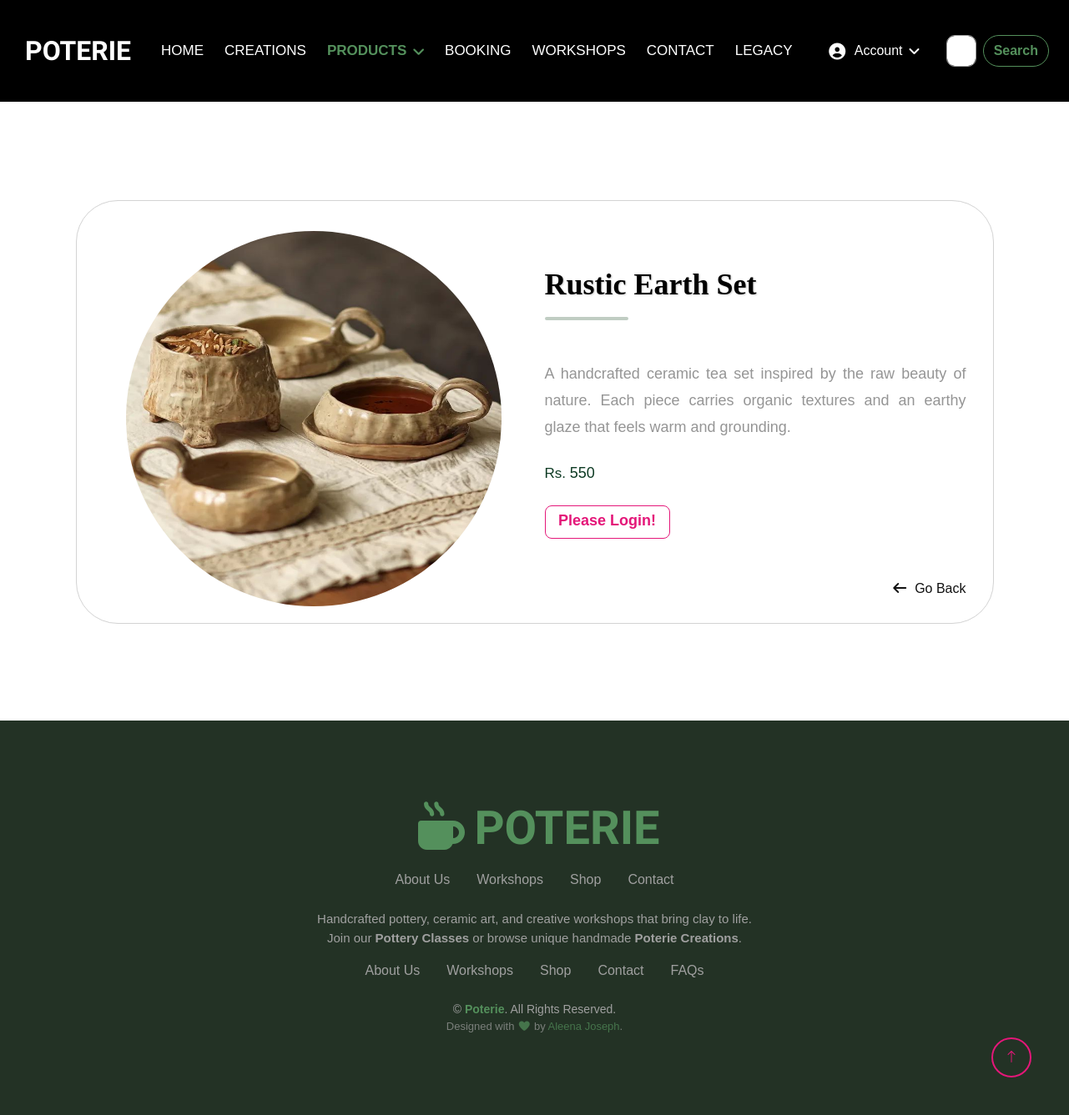
Screenshot of /PoteriaSite/Singleproductpage/1/ with the database file from the repository.
### Myapp/models.py (models this page shows, shortened)
class potterydb(models.Model):
    Pottery_name=models.CharField(max_length=30,null=True,blank=True)
    Pottery_category=models.CharField(max_length=30,null=True,blank=True)
    Pottery_price=models.IntegerField(null=True,blank=True)
    Pottery_description=models.TextField(null=True,blank=True)
    Pottery_image=models.ImageField(upload_to="Pottery Images",null=True,blank=True)

### webapp/views.py (the view)
# urls.py: path('Singleproductpage/<int:pottery_id>/', views.Singleproductpage, name="Singleproductpage"),
def Singleproductpage(request, pottery_id):
    cart_count = 0
    uname = request.session.get('username')
    if uname:
        cart_count = Cartdb.objects.filter(Singlepottery_username=uname).count()
    pottery = potterydb.objects.get(id=pottery_id)
    product = productdb.objects.all()
    return render(request, "singleproduct.html", {'pottery': pottery, 'product': product, 'cart_count': cart_count})

### webapp/templates/singleproduct.html (shortened to what this page needs)
<!DOCTYPE html>
<html lang="en">
{% load static %}
<head>
    <link href="https://cdnjs.cloudflare.com/ajax/libs/font-awesome/7.0.0/css/all.min.css" rel="stylesheet">
    <link href="https://cdn.jsdelivr.net/npm/bootstrap-icons@1.4.1/font/bootstrap-icons.css" rel="stylesheet">
    <link href="{% static 'website/lib/animate/animate.min.css' %}" rel="stylesheet">
    <link href="{% static 'website/lib/lightbox/css/lightbox.min.css' %}" rel="stylesheet">
    <link href="{% static 'website/lib/owlcarousel/assets/owl.carousel.min.css' %}" rel="stylesheet">
    <link href="{% static 'website/css/bootstrap.min.css' %}" rel="stylesheet">
    <link href="{% static 'website/css/style.css' %}" rel="stylesheet">
</head>
<body style="background-color:white;">
<div class="container-fluid p-0 ">
    <nav class="navbar navbar-expand-lg" style="background-color:rgb(0,0,0);">
        <a href="{% url 'Homepage' %}" class="navbar-brand ms-4 ms-lg-0 d-flex align-items-center">
            <h2 class="mb-0 text-uppercase"
                style="color: white; font-weight: bold; margin-left:30px; margin-right:20px;">Poterie</h2>
        </a>
        <div class="collapse navbar-collapse" id="navbarCollapse">
            <div class="navbar-nav mx-auto p-4 p-lg-0">
                <a href="{% url 'Homepage' %}"
                   class="nav-item nav-link {% if request.resolver_match.url_name == 'Homepage' %}active{% endif %}">Home</a>
                <a href="{% url 'Creationpage' %}"
                   class="nav-item nav-link {% if request.resolver_match.url_name == 'Creationpage' %}active{% endif %}">Creations</a>
                <div class="nav-item dropdown">
                    <a href="#" class="nav-link dropdown-toggle text-white active"
                       data-bs-toggle="dropdown">Products</a>
                </div>
                <a href="{% url 'Bookingpage' %}"
                   class="nav-item nav-link text-white {% if request.resolver_match.url_name == 'Bookingpage' %}active{% endif %}">Booking</a>
                <a href="{% url 'Workshoppage' %}"
                   class="nav-item nav-link text-white {% if request.resolver_match.url_name == 'Workshoppage' %}active{% endif %}">Workshops</a>
                <a href="{% url 'Contactpage' %}"
                   class="nav-item nav-link text-white {% if request.resolver_match.url_name == 'Contactpage' %}active{% endif %}">Contact</a>
                <a href="{% url 'Legacygpage' %}"
                   class="nav-item nav-link text-white {% if request.resolver_match.url_name == 'Legacygpage' %}active{% endif %}">Legacy</a>
            </div>
            {% if request.session.username %}
            <div class="nav-item dropdown me-3">
                <a href="#" class="nav-link dropdown-toggle text-white d-flex align-items-center"
                   data-bs-toggle="dropdown">
                    <i class="fas fa-user-circle fa-lg me-2"></i>Welcome, {{ request.session.username }} </a>
                <div class="dropdown-menu dropdown-menu-end m-0">
                    <a href="{% url 'Cartpage' %}"
                       class="dropdown-item {% if request.resolver_match.url_name == 'Cartpage' %}active{% endif %}">
                        Your Cart({{cart_count}})</a>
                    <a href="{% url 'logout' %}" class="dropdown-item">Logout </a>
                </div>
            </div>
            {% else %}
            <div class="nav-item dropdown me-3">
                <a href="#" class="nav-link dropdown-toggle text-white d-flex align-items-center"
                   data-bs-toggle="dropdown">
                    <i class="fas fa-user-circle fa-lg me-2"></i>Account
                </a>
            </div>
            {% endif %}
            <form class="d-flex me-4" role="search">
                <input class="form-control me-2" type="search" placeholder="Search" aria-label="Search">
                <button class="btn btn-outline-success" type="submit">Search</button>
            </form>
        </div>
    </nav>
</div>
<div class="container-fluid main_wrapper" style="margin-top:124px;">
    <div class="container mt-5 mb-5" style="padding: 20px; ">
        <div class="container-fluid mt-5 mb-5 d-flex"
             style="border:1px solid lightgrey; border-radius:50px; align-items:center; padding:20px; background-color:rgb(255,255,255,0.2); width:auto;">
            <div class="container-fluid mt-3 text-center">
                <img src="{{pottery.Pottery_image.url}}" alt="Clay Pot" width="450px" height="450px"
                     style="border-radius:1000px;">
            </div>
            <div class="container productbox" style="margin-top:50px; color:rgb(14, 59, 36); max-width:600px;">
                <h2
                        style="font-family:'Georgia', serif; font-weight:bold; font-size:36px; margin-bottom:15px; text-shadow:1px 1px 2px #ccc; color:Black; margin-bottom:0px;">
                    {{pottery.Pottery_name}}
                    <hr style="width:100px; border:2px solid #093d14; border-radius:20px; text-align:center;"
                        class="mb-5">
                </h2>
                <p style="font-size:18px; line-height:1.8; margin-bottom:25px; text-align:justify; color:#959595;">
                    {{pottery.Pottery_description}}
                <div style="font-size:17px; margin-bottom:25px;">
                    Rs. <span style="font-size:18px;">{{pottery.Pottery_price}}</span>
                </div>
                </p>
                {% if request.session.username %}
                <form action="{% url 'savecart' %}" method="post">
                    {% csrf_token %}
                    <input type="number" min="1" max="10" class="form-control mb-3 mt-3" style="width:175px;"
                           placeholder="quantity" value="0" name="singlepottery_quantity" id="singlepottery_quantity">
                    <input type="text" class="form-control mb-3 mt-3" style="width:175px;" placeholder="Rs "
                           name="singlepottery_total" id="singlepottery_total">
                    <input type="hidden" class="form-control mb-3 mt-3" placeholder="Product Name"
                           name="singlepottery_name" value="{{pottery.Pottery_name}}">
                    <input type="hidden" class="form-control mb-3 mt-3" placeholder="Price" name="singlepottery_price"
                           value="{{pottery.Pottery_price}}" id="singlepottery_price">
                    <input type="hidden" class="form-control mb-3 mt-3" placeholder="Username"
                           name="singlepottery_username" value="{{request.session.username}}">
                    <div style="display:flex; justify-content:justify; gap:25px;" class="mb-5 ">
                        <button type="submit" class="btn btn-primary btn-sm"
                                style="border-radius:8px; width:150px; height:40px; font-size:18px;">Add to Cart
                        </button>
                        <a href="{% url 'Checkoutpage' %}" class="btn btn-outline-success btn-sm"
                           style="border-radius:8px; width:150px; height:40px; font-size:18px;">Checkout</a>
                    </div>
                    {% else %}
                    <div style="display:flex; justify-content:justify; gap:25px;" class="mb-5 ">
                        <a href="{% url 'userlogin' %}" class="btn btn-outline-primary btn-sm"
                           style="border-radius:8px; width:150px; height:40px; font-size:18px;">Please Login!</a>
                    </div>
                    {% endif %}
                <div style="text-align:right;">
                    <a href="{% url 'Categorypage' product_name=pottery.Pottery_category %}"
                       class="btn-accent-arrow mb-5">
                        <i class="fas fa-arrow-left me-2"></i>Go Back
                    </a>
                </div>
            </div>
        </div>
    </div>
</div>
<div class="container-fluid text-light footer py-5" style="background-color: rgb(35, 50, 37);"
     data-wow-delay="0.1s">
    <div class="container text-center py-5">
        <a href="{% url 'Homepage' %}">
            <h1 class="display-4 mb-3 text-uppercase" style="color: rgb(84, 144, 92); font-weight: 800;">
                <i class="fa-solid fa-mug-hot me-2"></i>Poterie
            </h1>
        </a>
        <div class="d-flex justify-content-center flex-wrap mb-4">
            <a href="{% url 'Homepage' %}" class="text-light mx-3" style="text-decoration: none;">About Us</a>
            <a href="{% url 'Workshoppage' %}" class="text-light mx-3" style="text-decoration: none;">Workshops</a>
            <a href="{% url 'Creationpage' %}" class="text-light mx-3" style="text-decoration: none;">Shop</a>
            <a href="{% url 'Contactpage' %}" class="text-light mx-3" style="text-decoration: none;">Contact</a>
        </div>
        <p class="mb-3" style="font-size: 15px;">
            Handcrafted pottery, ceramic art, and creative workshops that bring clay to life.<br>
            Join our <strong>Pottery Classes</strong> or browse unique handmade <strong>Poterie Creations</strong>.
        </p>
        <div class="d-flex justify-content-center flex-wrap mb-4">
            <a href="#!" class="text-light mx-3" style="text-decoration: none;">About Us</a>
            <a href="#!" class="text-light mx-3" style="text-decoration: none;">Workshops</a>
            <a href="#!" class="text-light mx-3" style="text-decoration: none;">Shop</a>
            <a href="#!" class="text-light mx-3" style="text-decoration: none;">Contact</a>
            <a href="#!" class="text-light mx-3" style="text-decoration: none;">FAQs</a>
        </div>
        <p class="mb-0" style="font-size: 14px;">
            &copy; <span style="color: rgb(84, 144, 92); font-weight: 600;">Poterie</span>. All Rights Reserved.
        </p>
        <p class="mb-0" style="font-size: 13px; opacity: 0.7;">
            Designed with <i class="fa-solid fa-heart" style="color: rgb(84, 144, 92);"></i> by <a href="#"
                                                                                                   style="color: rgb(84, 144, 92); text-decoration: none;">Aleena
            Joseph</a>.
        </p>
    </div>
</div>
<a href="#" class="btn btn-outline-primary border-2 btn-lg-square back-to-top"><i class="bi bi-arrow-up"></i></a>
</body>
</html>

### webapp/static/website/css/style.css (style rules this page uses)
.back-to-top { position: fixed; display: none; right: 45px; bottom: 45px; z-index: 99; }
.btn { font-weight: 600; transition: .5s; border-radius: 50px; }
.btn-lg-square { width: 48px; height: 48px; }
.btn-square, .btn-sm-square, .btn-lg-square { padding: 0; display: flex; align-items: center; justify-content: center; font-weight: inherit; }
.navbar { position: absolute; width: 100%; top: 0; left: 0; z-index: 9; transition: .5s; }
.navbar .navbar-nav .nav-link { margin-right: 25px; padding: 40px 0; color: var(--bs-white); font-size: 17px; text-transform: uppercase; outline: none; transition: .5s; }
.navbar .navbar-nav .nav-link:hover, .navbar .navbar-nav .nav-link.active { color: var(--bs-primary); }
.navbar .dropdown-toggle::after { border: none; content: "\f107"; font-family: "Font Awesome 5 Free"; font-weight: 900; vertical-align: middle; margin-left: 8px; }
.footer { background-position: 0px 0px; background-repeat: repeat-x; animation: footerAnimatedBg 50s linear infinite; }
.navbar .nav-link.active { color: rgb(84, 144, 92) !important; font-weight: bold; }
.navbar .nav-link { color: white; transition: 0.3s; }
.btn-outline-success { border-color: rgb(84, 144, 92); color: rgb(84, 144, 92); }

### webapp/templates/singleproduct.html (style rules this page uses)
body { font-family: Arial, Helvetica, sans-serif; display: flex; flex-direction: column; margin: 0px; }
img { transition: transform 0.4s ease-in-out; }
.btn { transition: all 0.3s ease; }
.nav-link { color: #085234; }
.btn-accent-arrow { color: #111; text-decoration: none; font-weight: 500; }

### rows the page displays
potterydb: Pottery_image (picture), Pottery_name "Rustic Earth Set", Pottery_description "A handcrafted ceramic tea set inspired by the raw beauty of nature. Each piece carries organic textures and an earthy glaze that feels warm and grounding.", Pottery_price "550"
